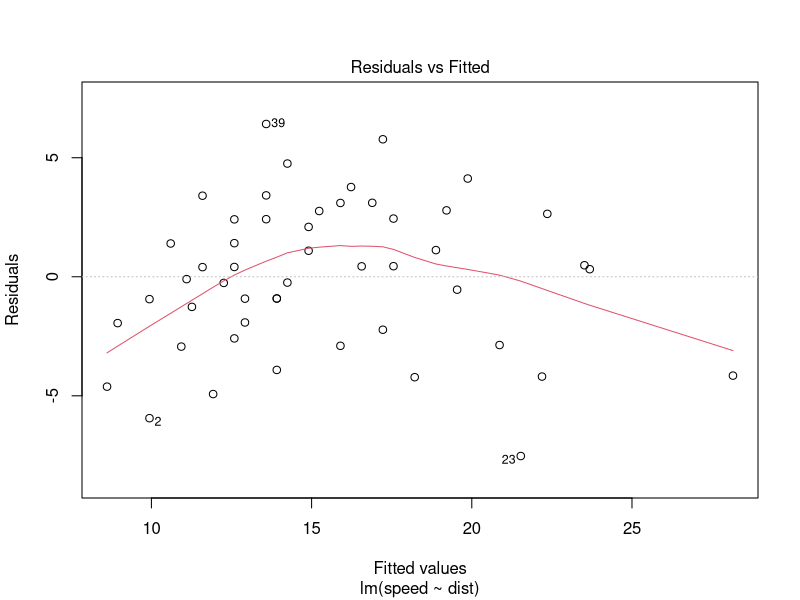
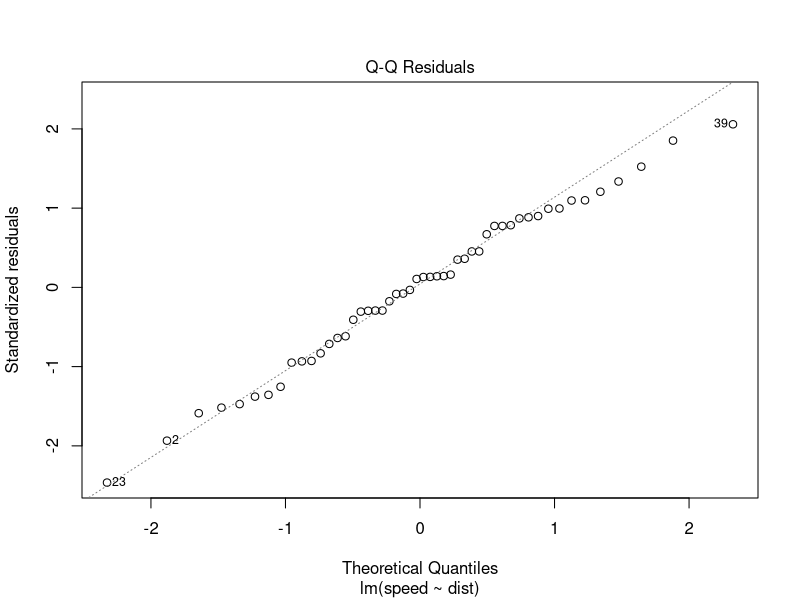
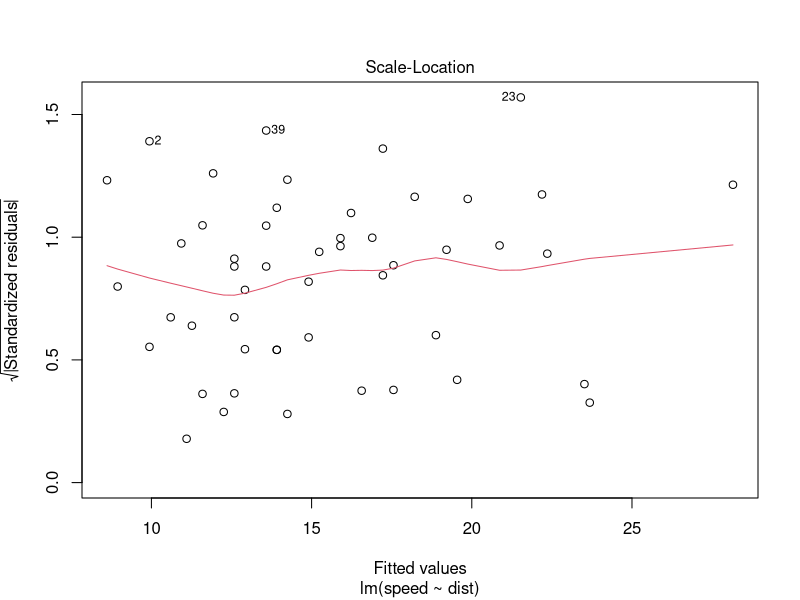
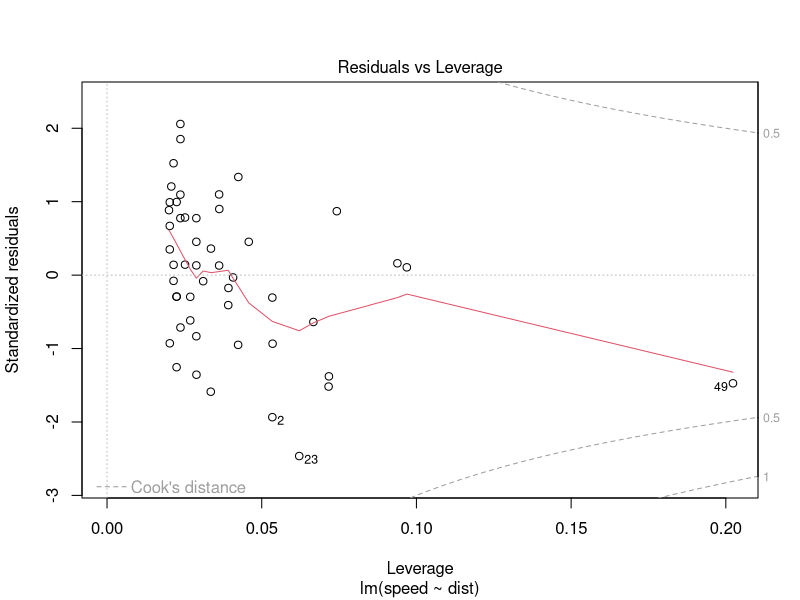
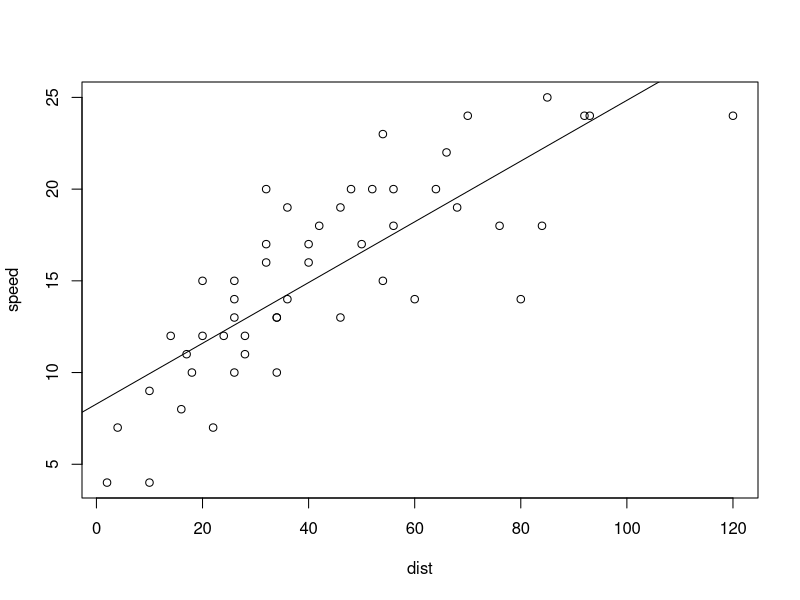
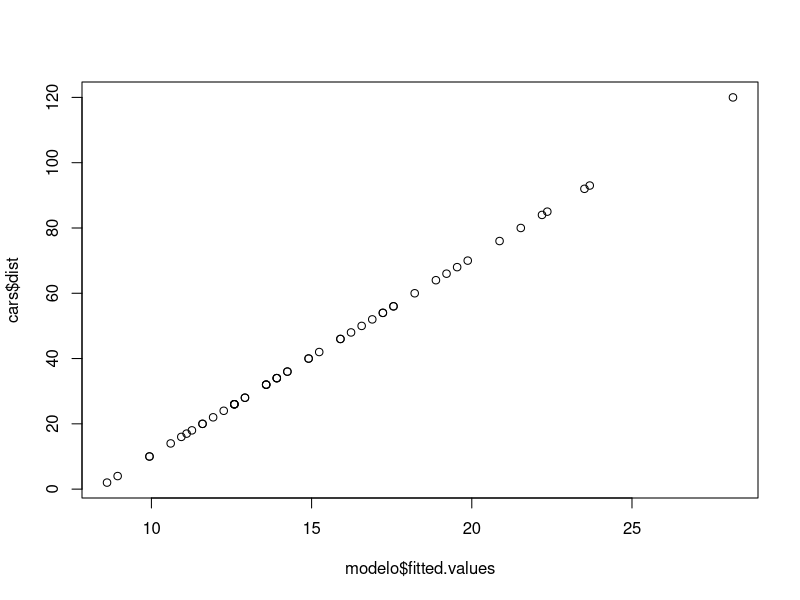

Write R code to recreate these figures, in order.
# Correlacao

dim(cars)

head(cars)

cor(cars)

# Craindo um Modelo

modelo = lm(speed ~ dist, data = cars)

modelo

plot(modelo)

plot(speed ~ dist, data = cars)

abline(modelo)

modelo$coefficients

modelo$coefficients[1] + modelo$coefficients[2] * 22

predict(modelo, data.frame(dist=22))

summary(modelo)

modelo$coefficients

modelo$residuals

modelo$fitted.values

plot(modelo$fitted.values, cars$dist)


  